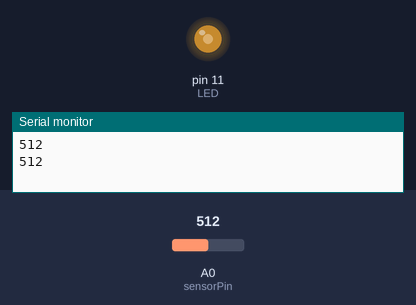
A sketch run on a simulated Arduino Uno, built with avr-gcc and run on an emulated ATmega328P. On the bench: output pins drawn as LEDs (lit = HIGH), the last lines printed to the serial monitor. The test bench sets the inputs (shaded band); at power-on: A0 (sensorPin) = 512.

Above: at 1.8 s.
1.9 s: A0 (sensorPin) set to 716
At 3.0 s:
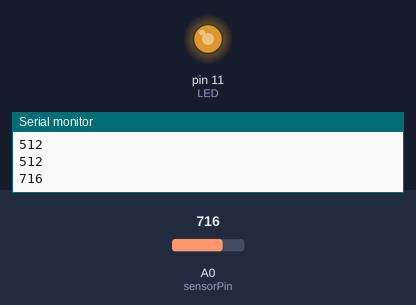
3.5 s: A0 (sensorPin) set to 900
At 4.5 s:
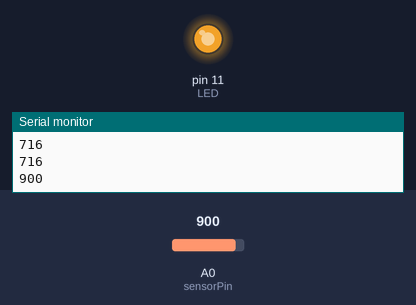
5.5 s: A0 (sensorPin) set to 122
At 7.2 s:
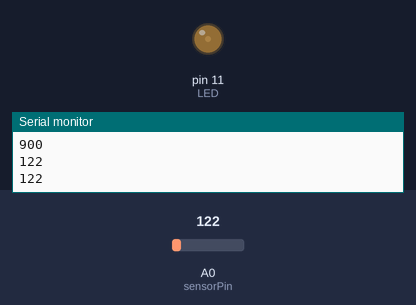
7.5 s: A0 (sensorPin) set to 0
At 8.8 s:
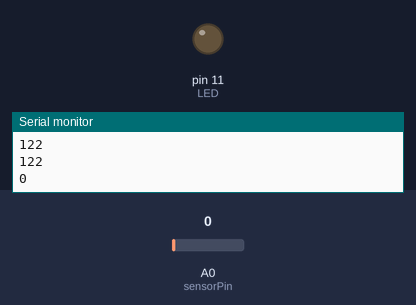
Timing chart, 0 to 10.5 s (numbered marks = the images above; inputs shaded):
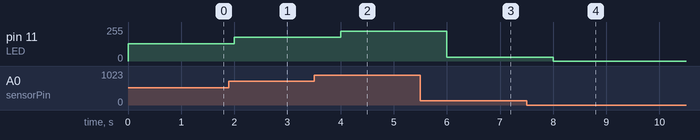

The sketch:

motion_detection.ino
```cpp
int sensorPin = A0;
int LED = 11;

void setup(){
  Serial.begin(9600);
}

void loop(){
  int val = analogRead(A0);
  Serial.println(val);
  // Using PWM for writing the value to the LED
  analogWrite(LED, val/4);
  // Wait a little for the data to print
  delay(1000);
}
```

Measured:
- after the input at 1.9 s, pin 11 (LED): 128/255 → 179/255 after 0.10 s
- after the input at 3.5 s, pin 11 (LED): 179/255 → 225/255 after 0.50 s
- after the input at 5.5 s, pin 11 (LED): 225/255 → 30/255 after 0.50 s
- after the input at 7.5 s, pin 11 (LED): 30/255 → 0/255 after 0.50 s
